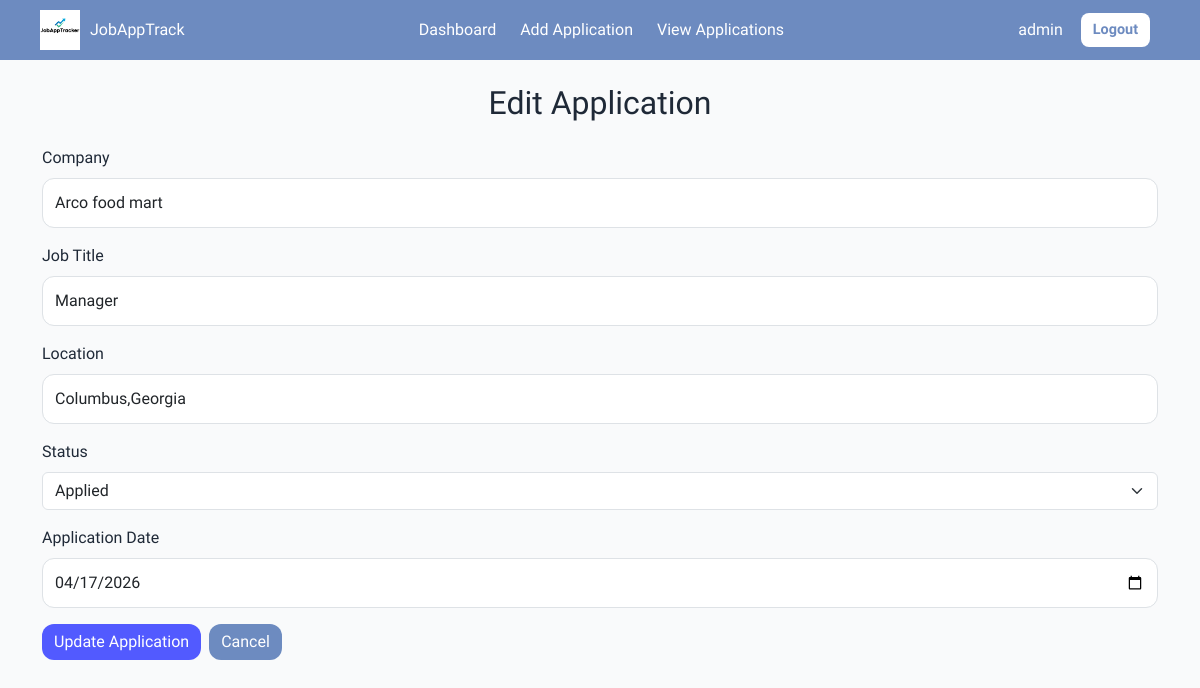
Page /edit/16 (signed in) on the committed database.
### tables this page shows
CREATE TABLE applications (
            id INTEGER PRIMARY KEY AUTOINCREMENT,
            company TEXT NOT NULL,
            job_title TEXT NOT NULL,
            location TEXT NOT NULL,
            status TEXT NOT NULL,
            apply_date TEXT NOT NULL
        , user_id INTEGER);

### app.py (the view, shortened to what this page needs)
@app.route("/edit/<int:app_id>", methods=["GET", "POST"])
@login_required
def edit_application(app_id):
    conn = get_db_connection()
    application = get_current_user_application(conn, app_id, session["user_id"])
    if not application:
        conn.close()
        flash("Application not found.")
        return redirect(url_for("view_app"))
    conn.close()
    return render_template("edit_application.html", application=application)

### app.py (called while the page is built)
def get_db_connection():
    conn = sqlite3.connect(DB_NAME)
    conn.row_factory = sqlite3.Row
    return conn

def login_required(func):
    @wraps(func)
    def wrapper(*args, **kwargs):
        if "user_id" not in session:
            flash("Please log in first.")
            return redirect(url_for("login"))
        return func(*args, **kwargs)
    return wrapper

def get_current_user_application(conn, app_id, user_id):
    return conn.execute(
        "SELECT * FROM applications WHERE id = ? AND user_id = ?",
        (app_id, user_id),
    ).fetchone()

### templates/edit_application.html (shortened to what this page needs)
{% extends "base.html" %}
{% block content %}
<div class="container mt-4">
    <h2 class="text-center mb-4">Edit Application</h2>
    <form method="POST">
        <div class="mb-3">
            <label for="company" class="form-label">Company</label>
            <input
                type="text"
                id="company"
                name="company"
                class="form-control"
                value="{{ application.company }}"
                required
            >
        </div>
        <div class="mb-3">
            <label for="job_title" class="form-label">Job Title</label>
            <input
                type="text"
                id="job_title"
                name="job_title"
                class="form-control"
                value="{{ application.job_title }}"
                required
            >
        </div>
        <div class="mb-3">
            <label for="location" class="form-label">Location</label>
            <input
                type="text"
                id="location"
                name="location"
                class="form-control"
                value="{{ application.location }}"
                required
            >
        </div>
        <div class="mb-3">
            <label for="status" class="form-label">Status</label>
            <select id="status" name="status" class="form-select" required>
                <option value="Applied" {% if application.status == 'Applied' %}selected{% endif %}>Applied</option>
            </select>
        </div>
        <div class="mb-3">
            <label for="apply_date" class="form-label">Application Date</label>
            <input
                type="date"
                id="apply_date"
                name="apply_date"
                class="form-control"
                value="{{ application.apply_date }}"
                required
            >
        </div>
        <div class="d-flex gap-2">
            <button type="submit" class="btn btn-primary">Update Application</button>
            <a href="{{ url_for('view_app') }}" class="btn btn-secondary">Cancel</a>
        </div>
    </form>
</div>
{% endblock %}

### static/css/style.css (style rules this page uses)
:root { --primary-color:#525AFF; --secondary-color:#6D8BC0; --accent-color:#4AB5B5; --supporting-accent-color:#8FD9FB; --background-color:#F9FAFB; --text-color:#1F2937; --text-color-inverse:#ffffff; --text-color-error:#DC2626; --font-family-base: "Google Sans", sans-serif; --border-radius:12px; }
body { background-color: var(--background-color); font-family: var(--font-family-base); color: var(--text-color) }
.btn-primary { background-color: var(--primary-color); border:none; border-radius: var(--border-radius); }
.btn-secondary { background-color: var(--secondary-color); border: none; border-radius: var(--border-radius); color: white; }
.form-control { border-radius: var(--border-radius); padding: 12px; }

### rows in the picture
applications: company "Arco food mart", job_title "Manager", location "Columbus,Georgia", status "Applied", apply_date "04/17/2026"

### other values in the picture
{{ session.get('username') }} "admin"
